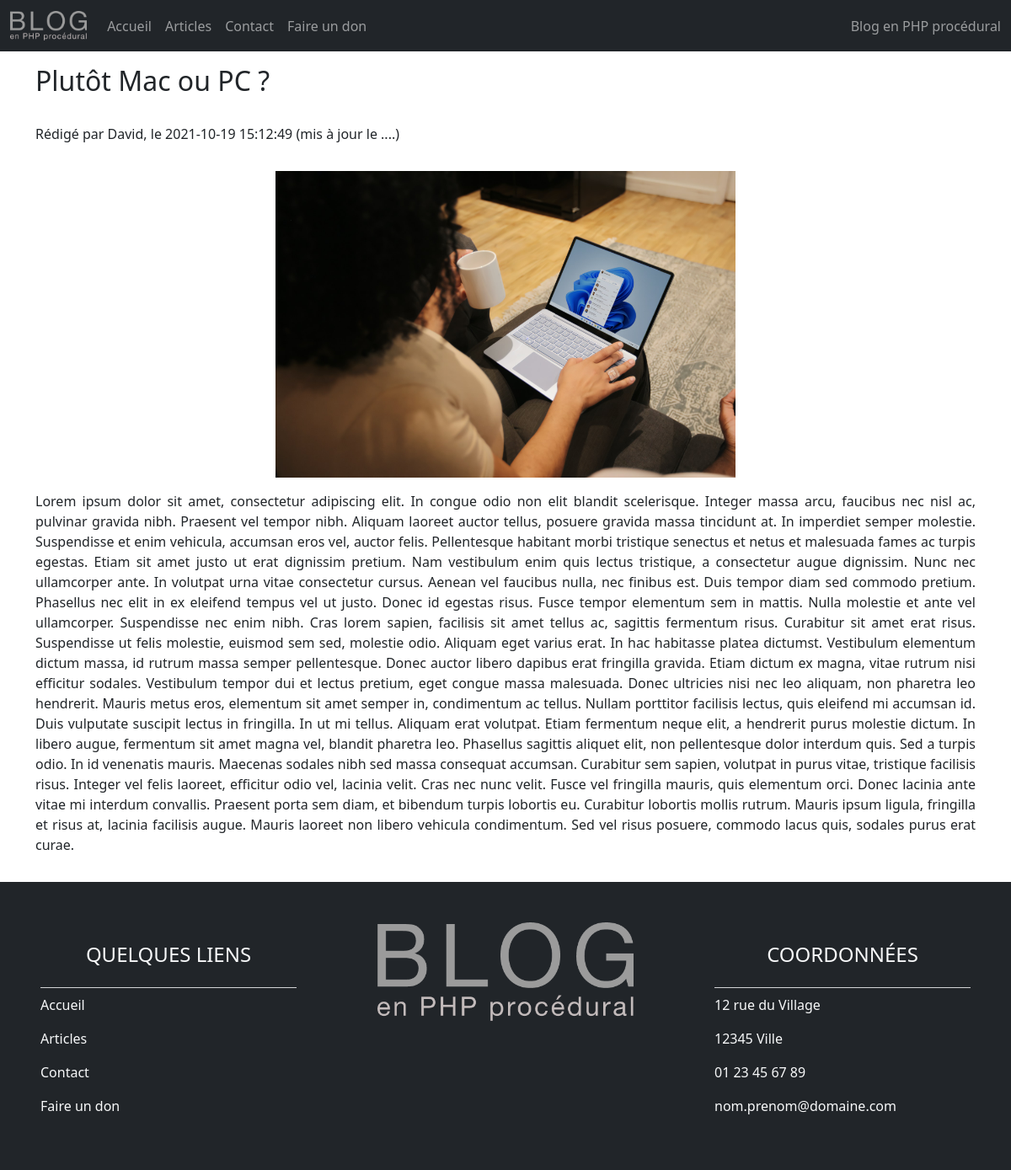
/index.php?page=post&article=14, run on the app's committed database.
### tables this page shows
CREATE TABLE `post` (
  `id` int(11) NOT NULL,
  `title` varchar(100) NOT NULL,
  `content` text NOT NULL,
  `img` varchar(20) NOT NULL,
  `alt` varchar(100) NOT NULL,
  `author` varchar(45) NOT NULL,
  `created_at` datetime NOT NULL,
  `updated_at` datetime DEFAULT NULL,
  `published` tinyint(1) DEFAULT NULL
);

### views/post.php (the view)
<?php
    $id = (int)$_GET['article'];
    $req = $db->query('SELECT * FROM post WHERE id=' . $id);
    $post = $req->fetch();
?>
<div class="container my-3">
    <div class="row">
        <div class="col-12">
            <h1><?= $post['title'] ?></h1>
            <p>Rédigé par <?= $post['author'] ?>, le <?= $post['created_at'] ?> (mis à jour le ....)</p>
        </div>
        <div class="col-sm-12 col-md-8 offset-md-2 col-lg-6 offset-lg-3 my-3">
            <img src="assets/img/posts/<?= $post['img'] ?>" alt="<?= $post['alt'] ?>" class="w-100">
        </div>
        <div class="col-12">
            <p><?= $post['content'] ?></p>
        </div>
    </div>
</div>

### assets/css/style.css (style rules this page uses)
* { margin: 0; padding: 0; list-style-type: none; text-decoration: none; }
* { font-weight: lighter; }
h1 { font-size: 2em; font-weight: 300; margin-bottom: 1em; }
p { text-align: justify; }

### data on the page
post: title "Plutôt Mac ou PC ?", author "David", created_at "2021-10-19 15:12:49", img (picture), content "Lorem ipsum dolor sit amet, consectetur adipiscing elit. In congue odio non elit blandit scelerisque. Integer massa arcu, faucibus nec nisl ac, pulvinar gravida nibh. Praesent vel tempor nibh. Aliquam laoreet auctor tellus, posuere gravida massa tincidunt at. In imperdiet semper molestie. Suspendisse et enim vehicula, accumsan eros vel, auctor felis. Pellentesque habitant morbi tristique senectus et netus et malesuada fames ac turpis egestas. Etiam sit amet justo ut erat dignissim pretium. Nam vestibulum enim quis lectus tristique, a consectetur augue dignissim. Nunc nec ullamcorper ante. In volutpat urna vitae consectetur cursus. Aenean vel faucibus nulla, nec finibus est. Duis tempor diam…"
